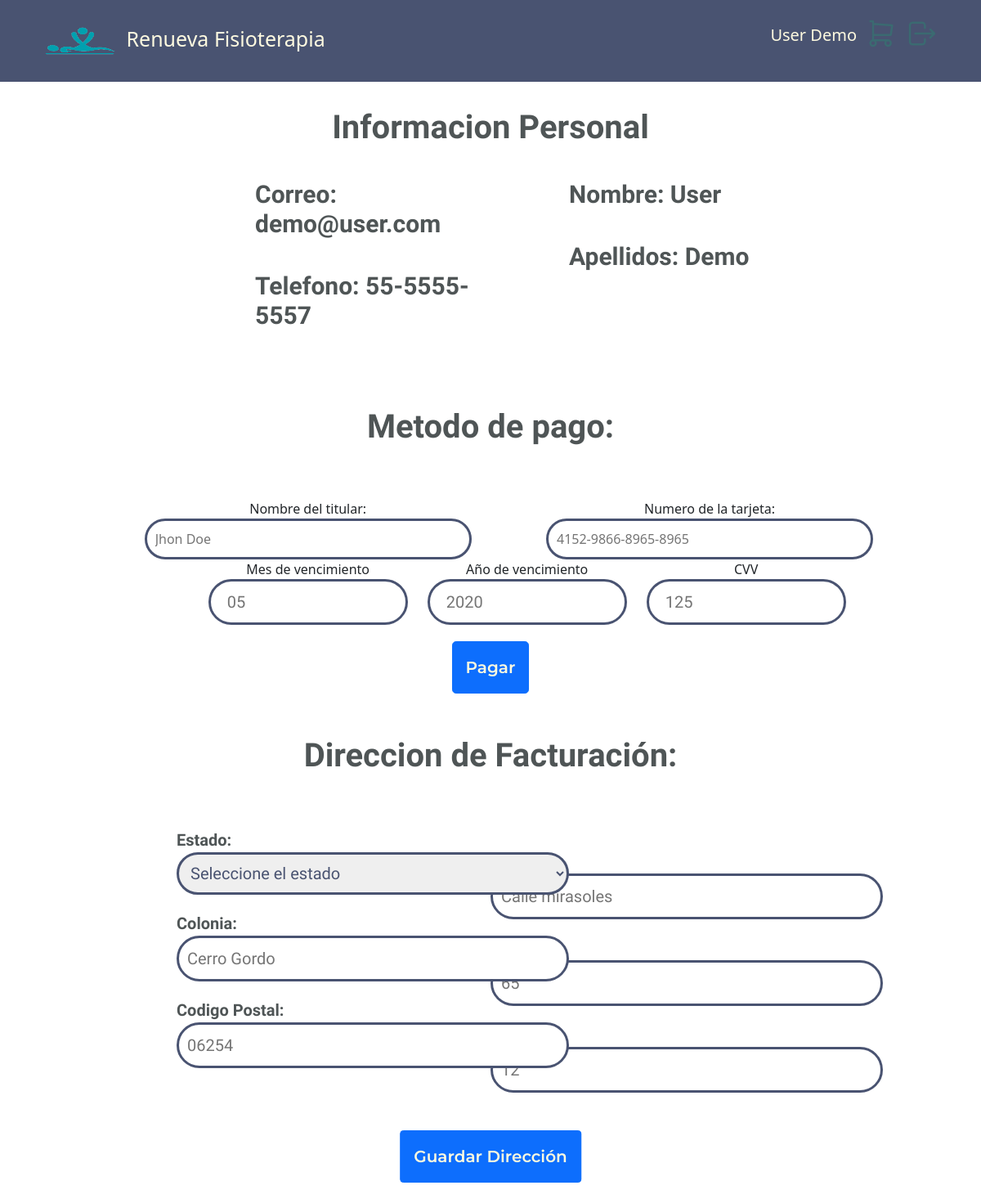
/views/shop/shop.php?action=pagar (signed in), run on the app's committed database.
### tables this page shows
create table usuarios(
    iduser int not null auto_increment,
    id_rol  INT not null,
    nombre varchar(50) not null,
    apellidos varchar(80) not null,
    correo varchar(50) not null UNIQUE ,
    passwd varchar(255) not null,
    telefono varchar(50) not null UNIQUE ,
    PRIMARY KEY (iduser),
    FOREIGN KEY (id_rol) REFERENCES rol(id_rol)
)DEFAULT;

### modulos/pagar.php (the view, shortened to what this page needs)
<main class="contenedor centrar">
    <h3 class="animate__animated animate__fadeInUp">Informacion Personal</h3>
    <div class="centrar animate__animated animate__zoomIn">
        <div class="columnas">
            <div class="col1t">
                <h4 class="">Nombre:<?php echo " " . $nombre ?></h4>
                <h4 class="">Apellidos:<?php echo " " . $Apellido ?></h4>
            </div>
            <div class="col2t">
                <h4 class="">Correo:<?php echo " " . $Email ?></h4>
                <h4 class="">Telefono:<?php echo " " . $telefono ?></h4>
            </div>
        </div>
        <h2 class="animate__animated animate__fadeInUp">Metodo de pago:</h2><br>
        <div class="container">
            <form action="../../php/pagar.php" method="POST">
                <div class="row">
                    <div class="col-md-5 offset-md-1">
                        <label for="nombre">Nombre del titular:<br>
                            <input required type="text" class="inp" name="nombre" placeholder="Jhon Doe">
                        </label><br>
                    </div>
                    <div class="col-md-6 ">
                        <label for="numero">Numero de la tarjeta:<br>
                            <input required type="text" class="inp" name="tarjeta" pattern="[0-9]{4}-[0-9]{4}-[0-9]{4}-[0-9]{4}" placeholder="4152-9866-8965-8965">
                        </label><br>
                    </div>
                </div>
                <div class="row">
                    <div class="col-md-3 offset-md-2">
                        <label for="mes">Mes de vencimiento <br>
                            <input required type="text" class="ress" name="mes" placeholder="05">
                        </label>
                    </div>
                    <div class="col-md-3">
                        <label for="año">Año de vencimiento <br>
                            <input required type="text" class="ress" name="anio" placeholder="2020">
                        </label>
                    </div>
                    <div class="col-md-3">
                        <label for="cvv">CVV <br>
                            <input required type="text" class="ress" name="cvv" [0-9]{3} placeholder="125">
                        </label>
                    </div>
                </div>
                <div class="row espacio">
                    <div class="col">
                <button type="submit" class="btn btn-primary btn-lg botonh">Pagar</button>
                    </div>
                </div>
            </form>
        </div>
        <h2 class="animate__animated animate__fadeInUp">Direccion de Facturación:</h2><br>
        <?php
        $query = "SELECT * FROM direccion WHERE iduser=$id";
        $consulta = mysqli_query($connect, $query);
        $row = mysqli_fetch_array($consulta);
        $id_direccion = $row['id_direccion'];
        if ($id_direccion != NULL) {
            $query = "SELECT a.calle,a.exterior,a.interior,b.estado,a.colonia,a.codigo_postal FROM direccion a INNER JOIN estados b ON a.id_estado = b.id_estado WHERE (a.id_direccion=$id_direccion)";
            $consulta = mysqli_query($connect, $query);
            $row = mysqli_fetch_array($consulta);
            $calle = $row['calle'];
            $exterior = $row['exterior'];
            $interior = $row['interior'];
            $estado = $row['estado'];
            $colonia = $row['colonia'];
            $codigo = $row['codigo_postal'];
        ?>
            <div class="columnas">
                <div class="col1t">
                    <h4>Calle:<?php echo " " . $calle ?></h4>
                    <h4>Exterior:<?php echo " " . $exterior ?></h4>
                    <h4>Interior:<?php echo " " . $interior ?></h4>
                </div>
                <div class="col2t">
                    <h4>Estado:<?php echo " " . $estado ?></h4>
                    <h4>Colonia:<?php echo " " . $colonia ?></h4>
                    <h4>Codigo Postal:<?php echo " " . $codigo ?></h4>
                </div>
            </div>
            <div class="espacio position-relative m-12">
                <a href="../citas/cambiardir.php" class="espacio position-absolute top-10 start-50 translate-middle espacio center-block btn btn-primary botonh">Cambiar</a>
            </div>
        <?php } else { ?>
            <form action="../../php/direccion.php" method="POST">
                <div class="columnas">
                    <div class="col1">
                        <label for="calle">Calle:<br>
                            <input class="inp " type="text" name="calle" placeholder="Calle mirasoles" required>
                        </label> <br>
                        <label for="exterior">Exterior:<br>
                            <input class="inp" type="text" name="exterior" placeholder="65" required>
                        </label><br>
                        <label for="exterior">Interior:<br>
                            <input class="inp" type="text" name="interior" placeholder="12">
                        </label><br>
                    </div>
                    <div class="col2">
                        <label for="estado">Estado:<br>
                            <select class="inp" name="estado">
                                <option selected>Seleccione el estado</option>
                            </select>
                        </label><br>
                        <label for="colonia">Colonia:<br>
                            <input class="inp" type="text" name="colonia" placeholder="Cerro Gordo" required>
                        </label><br>
                        <label for="codigo_postal">Codigo Postal:<br>
                            <input class="inp" type="text" name="codigo_postal" placeholder="06254" required>
                        </label><br>
                    </div>
                </div>
                <div class="espacio position-relative m-12">
                    <input type="submit" class="espacio position-absolute top-10 start-50 translate-middle espacio center-block btn btn-primary botonh" value="Guardar Dirección">
                </div>
            </form>
        <?php } ?>
    </div>
</main>

### Template/headshop2.php (shortened to what this page needs)
<?php
require '../../php/conexion.php';
$comprobar = isset($_SESSION['user']);
if ($comprobar == "True") {
    $correo = strval($_SESSION['user']);
    $emailC = mysqli_query($connect, "SELECT * FROM usuarios WHERE correo = '$correo'");
    if (mysqli_num_rows($emailC) > 0) {
        while ($fila = mysqli_fetch_array($emailC)) {
            $nombres = $fila['nombre'] . " " . $fila['apellidos'];
            $nombre = $fila['nombre'];
            $Apellido = $fila['apellidos'];
            $Email = $fila['correo'];
            $telefono = $fila['telefono'];
            $id = $fila['iduser'];
            $Directorio = "../citas/perfil.php";
        }
    }
} else {
    $nombres = "INICIAR SESION";
    $Directorio = "../inicio/iniciar.php";
    echo '<script> alert("Debes de iniciar sesion primero."); window.location.href="../inicio/iniciar.php"; </script>';
}
?>
<!DOCTYPE html>
<html lang="es">
<head>
    <link href="https://cdn.jsdelivr.net/npm/bootstrap@5.1.3/dist/css/bootstrap.min.css" rel="stylesheet">
    <link rel="stylesheet" href="https://cdnjs.cloudflare.com/ajax/libs/animate.css/4.1.1/animate.min.css">
    <link rel="stylesheet" href="../../css/styles.css">
    <link rel="stylesheet" href="../../css/perfil.css">
</head>
<body>
    <header class="bg-header">
        <div class="container animate__animated animate__bounce" id="menu">
            <ul>
                <li>
                    <a class="info animate__animated  animate__rubberBand navbar-brand logo"  href="shop.php?chop">
                    <img src="../../img/logo.png" alt="" width="100" height="60" class="d-inline-block">
                        Renueva Fisioterapia
                    </a>
                </li>
                <li class="info item-r animate__animated  animate__rubberBand">
                    <a class="navbar-brand logo"  href="../../php/loguout.php">
                    </a>
                </li>
                <li class="info item-r animate__animated  animate__rubberBand">
                    <a class="navbar-brand logo" href="../shop/carrito.php">
                    </a>
                </li >
                <li class="info item-nr">
                    <a class="navbar-brand " href="<?php echo  $Directorio ?>">
                        <?php echo  $nombres ?>
                    </a>
                </li>
            </ul>
        </div>
    </header>

### css/styles.css (style rules this page uses)
:root { --letra-titulos:'Oswald', sans-serif; --letra-parrafos:'Montserrat', sans-serif; --color-header:#495371; --color-pheader:#FEFAE0; --color-titulos:#4F5556; --color-contacto:#3B6A71; }
main { overflow:hidden; width:100%; padding-bottom: 2rem!important; }
* { margin: 0; padding: 0; -webkit-box-sizing: border-box; -moz-box-sizing: border-box; box-sizing: border-box; }
h2 { text-align:center; font-family: var(--letra-titulos); font-weight:bold; font-size: 40px; color: var( --color-titulos); padding-top: 2rem; padding-bottom: 2rem; }
.bg-header { background-color: var(--color-header); }
.lista,a { text-decoration: none; text-indent: inherit; margin-right: 2rem; color:var(--color-pheader); font-weight:500; font-size: 17px; padding:6px; }
.botonh { font-family: var(--letra-parrafos); font-weight:600; font-size: 20px; color: var( --color-pheader); padding: 1rem!important; }
#menu ul { list-style: none; margin: 0; padding: 0; }
#menu ul li { display: inline-block; }
#menu ul li a { display: block; padding-top: 20px; padding-bottom: 20px; text-decoration: none; }
#menu,ul,li,a:hover { color: var(--color-contacto); text-decoration: none; }
.item-r { float: right; }
.item-nr { float: right; padding-top: 8px; }
.item-nr>a,.item-r>a { margin: 0!important; padding-right: 10px!important; padding-left: 0rem!important; text-decoration: none; }
.contenedor { width: 100%; padding-right: 4rem; padding-left: 4rem; margin-right: auto; margin-left: auto; }

### css/perfil.css (style rules this page uses)
.logo { margin-left: 0px!important; color:var(--color-pheader); text-decoration: none; font-weight:500; font-size: 25px; }
.inp { border-radius: 30px; border: 3px solid ; color:#495371; width: 50vh!important; padding-left: 20px; padding: 10px; }
input,select { padding-bottom: 10px; }
.espacio { padding-top: 20px; padding-bottom: 20px; }
h3 { font-family: var(--letra-titulos); font-size: 40px; color: var( --color-titulos); text-align:center; font-weight:bold; padding-bottom: 1rem; }
.centrar { width:100%; text-align: center; }
h4 { font-family: var(--letra-titulos); font-size: 30px; color: var( --color-titulos); text-align:center; font-weight:bold; }
.columnas { display: inline-block; justify-content: center; width: 80vw; padding-bottom: 2rem; }
.col2 { display: block; float: right; Text-align: right; width: 50%; padding-left: 10%; }
.col1 { display: block; float: right; Text-align: left; width: 50%; }
.col2t { display: block; float: right; Text-align: right; width: 50%; padding-left: 20%; }
.col1t { display: block; float: right; Text-align: left; width: 50%; padding-left: 10%; }
.col2t>h4, .col2t>h3 { Text-align: left!important; padding-top: 1rem; padding-bottom: 1rem; }
.col1t>h4,.col1t>h3 { Text-align: left!important; padding-top: 1rem; padding-bottom: 1rem; }
.col1>label { font-family: var(--letra-titulos); font-size: 20px; color: var( --color-titulos); text-align:left; font-weight:bold; padding-bottom: 20px; }
.col2>label { font-family: var(--letra-titulos); font-size: 20px; color: var( --color-titulos); text-align:left; font-weight:bold; padding-bottom: 20px; }
.col2>label>input,.col2>label>select { border-radius: 30px; border: 3px solid ; color:#495371; width: 60vh!important; padding-left: 20px; padding: 10px; }
.col1>label>input { border-radius: 30px; border: 3px solid ; color:#495371; width: 60vh!important; padding-left: 20px; padding: 10px; }
main { overflow:hidden; width:100%; padding-bottom: 2rem!important; padding-top: 2rem!important; }
.ress { border-radius: 30px; border: 3px solid; color: #495371; width: 100%; font-family: var(--letra-titulos); font-size: 20px; color:#495371; padding-top: 10px; padding-bottom: 10px; padding-left: 20px; padding-right: 20px; }

### data on the page
usuarios: nombres "User Demo", nombre "User", apellidos "Demo", correo "demo@user.com", telefono "55-5555-5557"
